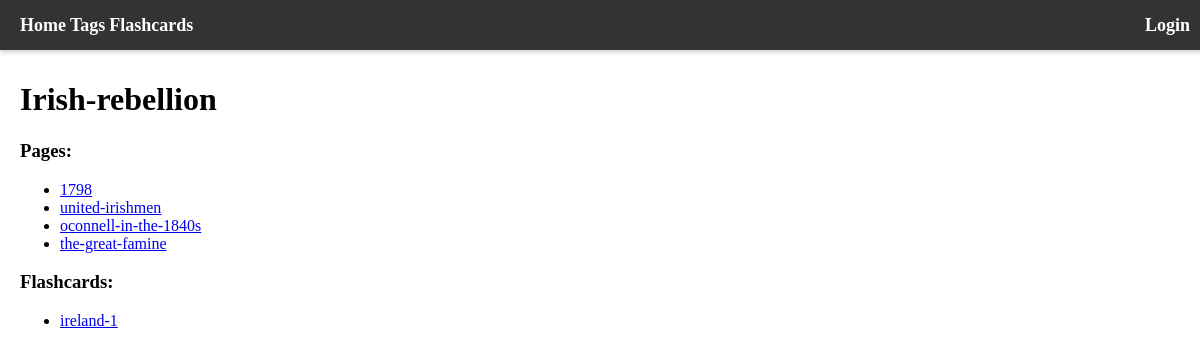
Page /tag/dfaff1a4-7f86-45dd-b35d-e662194cbe4f/Irish-rebellion on the committed database.
### info/models.py (models this page shows, shortened)
class Tags(models.Model):
    class Meta:
        db_table = 'info_tags'
        managed = True
    id = models.UUIDField(primary_key=True, default=uuid.uuid4, editable=False)
    name = models.CharField(max_length=255)
    pages = models.ManyToManyField("Pages", blank=True, related_name="Tags")
    flashcards = models.ManyToManyField("quizzes.Flashcard", blank=True, related_name="Tags")
    details = models.TextField(null=True, blank=True, default="")
    date_created = models.DateTimeField(auto_now_add=True)
    class Meta:
        verbose_name_plural = ("Tags")
    def show_pages(self):
        return self.pages.all()

class Pages(models.Model):
    id = models.UUIDField(primary_key=True, default=uuid.uuid4, editable=False)
    title = models.CharField(max_length=255)
    data = models.TextField()
    tags = models.ManyToManyField("Tags", blank=True, related_name="Pages")
    class Meta:
        verbose_name_plural = ("Pages")

### quizzes/models.py (models this page shows, shortened)
class Flashcard(models.Model):
    id = models.UUIDField(primary_key=True, default=uuid.uuid4, editable=False)
    title = models.CharField(max_length=255)
    private = models.BooleanField(default=True)
    user = models.ForeignKey("users.User", blank=True, null=True, on_delete=models.CASCADE)
    tags = models.ManyToManyField("info.Tags", blank=True, related_name="Flashcard")

### info/views/tags.py (the view)
# urls.py: path("tag/<uuid:id>/<str:name>", show_tag_details, name="tag glossary"),
def show_tag_details(request, name, id):
    tag = get_object_or_404(Tags, id=id)
    pages = tag.show_pages()
    flashcards = tag.flashcards.all()
    template = loader.get_template("tag_page.html")
    context = {
        "tag" : tag,
        "pages" : pages,
        "flashcards": flashcards
    }
    return HttpResponse(template.render(context, request))

### info/templates/tag_page.html (shortened to what this page needs)
{% extends "base.html"%}
{% block content %}
<h1>{{tag.name}}</h1>
{% if pages|length > 0 %}
<h3>Pages:</h3>
<ul>
    {% for page in pages %}
    <li><a href="/page/{{page.id}}/{{page.title}}">{{page.title}}</a></li>
    {% endfor %}
</ul>
{% endif %}
{% if flashcards|length > 0%}
<h3> Flashcards: </h3>
<ul>
    {% for card in flashcards %}
    <li><a href="/flashcard/{{card.id}}/{{card.title}}">{{card.title}}</a></li>
    {% endfor %}
</ul>
{% endif %}
{% endblock %}

### info/templates/base.html (style rules this page uses)
body, html { margin: 0; padding: 0; }

### rows in the picture
Tags: name "Irish-rebellion"
Pages: title "1798"
Pages: title "united-irishmen"
Pages: title "oconnell-in-the-1840s"
Pages: title "the-great-famine"
Flashcard: title "ireland-1"
